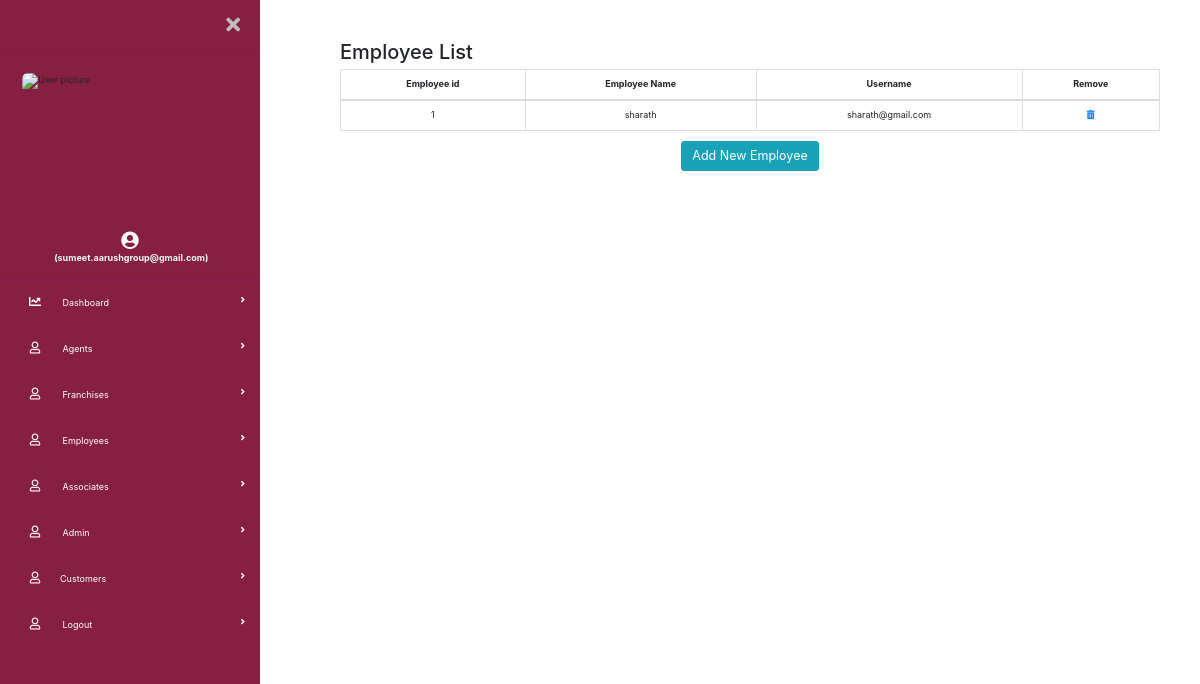
The page /backend/Admin_panel/Employe_dashboard.php (signed in) on the database its author committed.
### tables this page shows
CREATE TABLE `employeelist` (
  `empid` int(10) NOT NULL,
  `empname` varchar(100) NOT NULL,
  `empaadhar` varchar(100) NOT NULL,
  `emppan` varchar(100) NOT NULL,
  `empmobile` varchar(12) NOT NULL,
  `empmail` varchar(100) NOT NULL,
  `empdistrict` varchar(100) NOT NULL,
  `empaddress` varchar(100) NOT NULL,
  `Delete` tinyint(1) DEFAULT NULL
);

### backend/Admin_panel/Employe_dashboard.php (the view, shortened to what this page needs)
<?php
include '../database.php';
$qry = "select * from employeelist";
$sql = mysqli_query($dbc, $qry) or die(mysqli_error($dbc));
$countemp = mysqli_num_rows($sql);
?>
<!DOCTYPE html>
<html lang="en">
<link href="css/bootstrap.min.css" rel="stylesheet" id="bootstrap-css">
<!DOCTYPE html>
<html lang="en">
<head>
  <link rel="stylesheet" href="https://maxcdn.bootstrapcdn.com/bootstrap/4.0.0/css/bootstrap.min.css">
  <link href="https://use.fontawesome.com/releases/v5.0.6/css/all.css" rel="stylesheet">
  <link href="css/side.css" rel="stylesheet">
</head>
<body>
  <div class="page-wrapper chiller-theme toggled">
    <nav id="sidebar" class="sidebar-wrapper">
      <div class="sidebar-content">
        <div class="sidebar-brand">
          <div id="close-sidebar">
            <i class="fas fa-times"></i>
          </div>
        </div>
        <div class="sidebar-header">
          <div class="user-pic">
            <img class="img-responsive img-rounded" src="images/kkm-logo.png" alt="User picture">
          </div>
        </div>
        <div class="text-center">
          <span class=" text-light"><i class="fas fa-user-circle fa-2x"></i><br>&nbsp;<strong>(<?php echo $_SESSION['loginname']; ?>)</strong></span>
        </div><br>
        <div class="sidebar-menu">
        <?php include 'sidenav.php' ?>
    </nav>
    <main class="page-content">
      <div class="container-fluid">
        <h2>Employee List</h2>
        <div class="row">
          <div class="col-lg-12 text-center">
            <table class="table table-bordered col-md-8">
              <thead>
                <tr>
                  <th>Employee id</th>
                  <th>Employee Name</th>
                  <th>Username</th>
                  <th>Remove</th>
                </tr>
              </thead>
              <?php if ($countemp > 0) {
                while ($row = mysqli_fetch_assoc($sql)) { ?>
                  <tr>
                    <td><?php echo $row['empid'] ?></td>
                    <td><?php echo $row['empname'] ?></td>
                    <td><?php echo $row['empmail'] ?></td>
                    <?php
                    if($row1['adminemail'] == $username || $row2['admin2email'] == $username){
                      echo "<td><a  href='../remove/removeemployee.php?id=".$row['empid']."'><i class='fa fa-trash-alt' onClick=\"javascript: return confirm('Please confirm deletion');\"></i></a></td>";
                  } else {
                  echo "<td><a href='#'><i class='fa fa-trash-alt' onClick=\"javascript: return confirm('You are not Autharized Super Admin');\"></i></a></td>";
                  }
                  ?>
                  </tr>
              <?php }
              } ?>
            </table>
            <?php if($row1['adminemail'] == $username || $row2['admin2email'] == $username || $row3['regemail'] == $username){ ?>
            <button type="button" class="btn btn-info btn-lg" data-toggle="modal" data-target="#exampleModal" data-whatever="@mdo">Add New Employee</button>
            <?php } ?>
          </div>
        </div>
      </div>
    </main>
  </div>
</body>
</html>

### backend/Admin_panel/css/side.css (style rules this page uses)
body { font-size: 0.9rem; }
.page-wrapper .sidebar-wrapper, .sidebar-wrapper .sidebar-brand > a, .sidebar-wrapper .sidebar-dropdown > a:after, .sidebar-wrapper .sidebar-menu .sidebar-dropdown .sidebar-submenu li a:before, .sidebar-wrapper ul li a i, .page-wrapper .page-content, .sidebar-wrapper .sidebar-search input.search-menu, .sidebar-wrapper .sidebar-search .input-group-text, .sidebar-wrapper .sidebar-menu ul li a, #show-sidebar, #close-sidebar { -webkit-transition: all 0.3s ease; -moz-transition: all 0.3s ease; -ms-transition: all 0.3s ease; -o-transition: all 0.3s ease; transition: all 0.3s ease; }
.page-wrapper { height: 100vh; }
.page-wrapper.toggled .sidebar-wrapper { left: 0px; }
@media screen and (min-width: 768px) { .page-wrapper.toggled .page-content { padding-left: 300px; } }
.sidebar-wrapper { width: 260px; height: 100%; max-height: 100%; position: fixed; top: 0; left: -300px; z-index: 999; }
.sidebar-content { max-height: calc(100% - 30px); height: calc(100% - 30px); overflow-y: auto; position: relative; }
.sidebar-wrapper .sidebar-brand { padding: 10px 20px; display: flex; align-items: center; }
.sidebar-wrapper .sidebar-brand #close-sidebar { cursor: pointer; font-size: 20px; }
.sidebar-wrapper .sidebar-header { padding: 20px; overflow: hidden; }
.sidebar-wrapper .sidebar-header .user-pic { float: left; width: 200px; padding: 2px; border-radius: 12px; margin-right: 15px; overflow: hidden; height: 140px; }
.sidebar-wrapper .sidebar-header .user-pic img { height: 100%; width: 100%; }
.sidebar-wrapper .sidebar-menu { padding-bottom: 10px; }
.page-wrapper .page-content { display: inline-block; width: 100%; padding-left: 0px; padding-top: 20px; }
.page-wrapper .page-content > div { padding: 20px 40px; }
.page-wrapper .page-content { overflow-x: hidden; }
.chiller-theme .sidebar-wrapper { background: #861f41;; }
.chiller-theme .sidebar-wrapper .sidebar-header, .chiller-theme .sidebar-wrapper .sidebar-search, .chiller-theme .sidebar-wrapper .sidebar-menu { border-top: 1px solid #8b174d; }
.page-wrapper.chiller-theme.toggled #close-sidebar { color: #bdbdbd; }

### rows shown on the page
employeelist: empid "1", empname "sharath", empmail "sharath@gmail.com"

### other values the page prints
$_SESSION['loginname'] "sumeet.aarushgroup@gmail.com"
